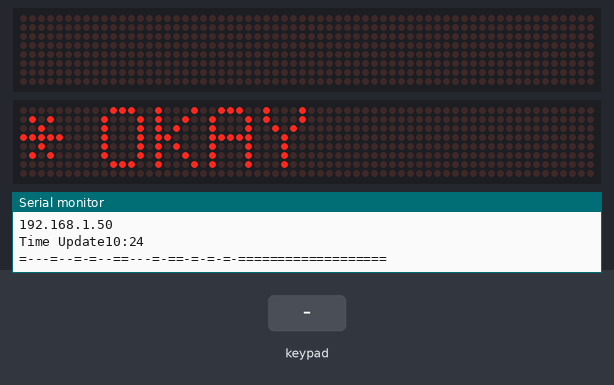
Simulated run of this sketch. Board: ESP32. Shown: 2 × 64×8 LED matrix, the last lines printed to the serial monitor. Inputs (shaded band) come from the test bench. WiFi joins after 1.5 s; servers stay silent unless stated; the local clock reads 2024-03-15 10:24:30 at power-on unless the sketch sets it.

Above: at 7.1 s.
7.2 s: keypad keys 2 6 2 5 3 3 * pressed 0.4 s apart
At 9.2 s:
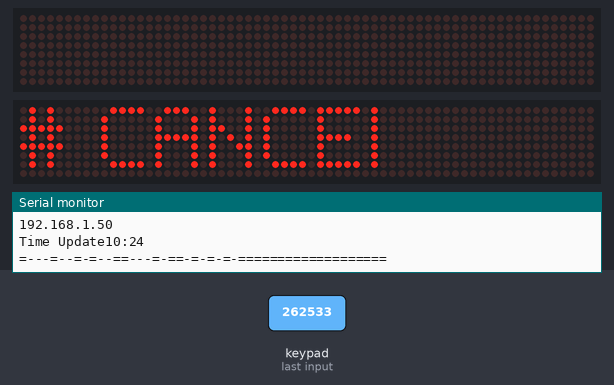
At 12.5 s:
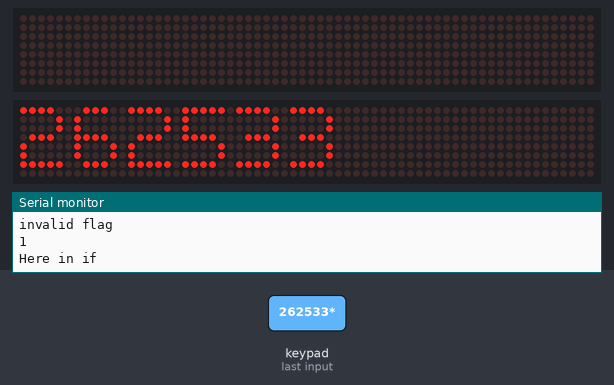
15.7 s: key '3' pressed
18.7 s: key '*' pressed
At 24.8 s:
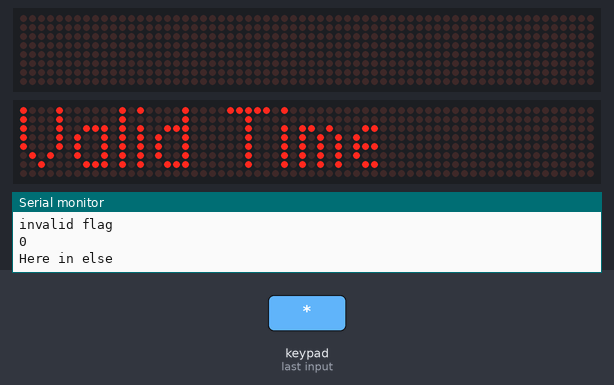
Timing chart, 0 to 26.3 s (numbered marks = the images above; inputs shaded):
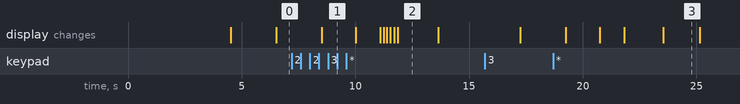

Measured:
- after the input at 18.7 s, the display: first differs from a run without the input after 4.8 s (image 3)
- what the display in image 2 shows lasts 1.7 s, from 11.9 s to 13.6 s

The sketch:

Max7219.ino
```cpp
#include <Timer.h>

// Header file includes
#include <WiFi.h>
#include <time.h>
#include <MD_Parola.h>
#include <SPI.h>
#include <Keypad.h>

#define ROW_NUM     4 // four rows
#define COLUMN_NUM  3 // three columns


char keys[ROW_NUM][COLUMN_NUM] = {
  {'1', '2', '3'},
  {'4', '5', '6'},
  {'7', '8', '9'},
  {'*', '0', '#'}
};


byte pin_rows[ROW_NUM] = {13, 12, 14, 27}; // GIOP18, GIOP5, GIOP17, GIOP16 connect to the row pins
byte pin_column[COLUMN_NUM] = {26, 25, 33};  // GIOP4, GIOP0, GIOP2 connect to the column pins

Keypad keypad = Keypad( makeKeymap(keys), pin_rows, pin_column, ROW_NUM, COLUMN_NUM );


#include "Font_Data.h"

#define HARDWARE_TYPE MD_MAX72XX::FC16_HW
#define MAX_DEVICES 8

#define CLK_PIN   18 // or SCK
#define DATA_PIN  19 // or MOSI
#define CS_PIN    5 // or SS

// Arbitrary output pins
MD_Parola P = MD_Parola(HARDWARE_TYPE, DATA_PIN, CLK_PIN, CS_PIN, MAX_DEVICES);
MD_Parola P1 = MD_Parola(HARDWARE_TYPE, DATA_PIN, CLK_PIN, CS_PIN, MAX_DEVICES);

#define SPEED_TIME  75
#define PAUSE_TIME  0
#define MAX_MESG  20

/**********  User Config Setting   ******************************/
char* ssid = "watch12345";
char* password = "watch12345";
//calculate your timezone in seconds,1 hour = 3600 seconds and 5.30Hrs = 19800
const int timezoneinSeconds = 19800;
/***************************************************************/
int dst = 0;
uint16_t  h, m, s;
uint8_t dow;
int  day;
uint8_t month;
String  year;
// Global variables
char szTime[9];    // mm:ss\0
char szsecond[4];    // ss
char szMesg[MAX_MESG+1] = "";

char msgDisp[14];
char TimeInp[14];

bool validity(){
  P1.displayAnimate();
delay(100);
  int h1=0,h2=0,m1=0,m2=0,s1=0,s2=0,hours=0,minutes=0,seconds=0;
   h1=(int)(TimeInp[0]);
   h1=h1-48;
   h2=(int)(TimeInp[1]);
   h2=h2-48;
   m1=(int)(TimeInp[2]);
  m1=m1-48;
   m2=(int)(TimeInp[3]);
   m2=m2-48;
   s1=(int)(TimeInp[4]);
  s1=s1-48;
   s2=(int)(TimeInp[5]);
   s2=s2-48;
hours=h1*10 +h2;
 minutes= m1*10+m2;
 seconds=s1*10+s2;

bool invalid=false;
Serial.println("hours ");
Serial.print(hours);
Serial.println("minutes ");
Serial.println(minutes);
Serial.print("Seconds .  ");
Serial.println(seconds);

invalid=hours<=12 && minutes<60 && seconds<60;
invalid=!invalid;
Serial.println("invalid flag");
Serial.println(invalid);

 if(invalid){
         Serial.println("Here in if ");
      P1.displayZoneText(0, "Invalid INP", PA_LEFT, SPEED_TIME,  PAUSE_TIME, PA_PRINT, PA_NO_EFFECT);
      delay(1500);
        return 0;
 }else{
             configTime(timezoneinSeconds, dst, "pool.ntp.org","time.nist.gov");

           Serial.println("Here in else");

        P1.displayZoneText(0, "Valid Time", PA_LEFT, SPEED_TIME,  PAUSE_TIME, PA_PRINT, PA_NO_EFFECT);

             delay(1500);


             return 1;
 }


}


void initialSetup(){
  int i=0,len=0;
  while(1){
        P1.displayAnimate();

    if(i==1000){
            P1.displayReset(0);
           P1.displayReset(1);
          i=0;
    }
    i++;

      strcpy(msgDisp,"* OKAY");
      P1.displayZoneText(0, msgDisp, PA_LEFT, SPEED_TIME,  PAUSE_TIME, PA_PRINT, PA_NO_EFFECT);
      delay(2000);
                  P1.displayReset(0);
           P1.displayReset(1);

        P1.displayAnimate();

      strcpy(msgDisp,"# CANCEL");
      P1.displayZoneText(0, msgDisp, PA_LEFT, SPEED_TIME,  PAUSE_TIME, PA_PRINT, PA_NO_EFFECT);
      delay(2000);
                  P1.displayReset(0);
           P1.displayReset(1);

        P1.displayAnimate();

      strcpy(msgDisp,"Set Time");
      P1.displayZoneText(0, msgDisp, PA_LEFT, SPEED_TIME,  PAUSE_TIME, PA_PRINT, PA_NO_EFFECT);
      delay(1500);
                  P1.displayReset(0);
           P1.displayReset(1);
        P1.displayAnimate();
int i=0;
delay(1000);
    memset(msgDisp,0,8);

      while(1){
              P1.displayAnimate();

      char key = keypad.getKey();

if (key) {

   if(len<7){
    if(key=='#'){
      if(len!=0){
        msgDisp[len-1]=' ';
        len--;
      }


    }
    else if(key=='*'){
      strcpy(TimeInp, msgDisp);
                        P1.displayReset(0);
           P1.displayReset(1);
      validity();
      return;
    }

    else{
          msgDisp[len++]=key;
    }

   }else{
    len=0;
    memset(msgDisp,0,8);
   }
    Serial.println(key);
        P1.displayReset(0);
    P1.displayReset(1);

      P1.displayZoneText(0, msgDisp, PA_LEFT, SPEED_TIME,  PAUSE_TIME, PA_PRINT, PA_NO_EFFECT);

          Serial.println("msgDisp is below dude");
          Serial.print(msgDisp);
  }


//    if(key=='#'){
//
//            P1.displayZoneText(0, msgDisp, PA_LEFT, SPEED_TIME,  PAUSE_TIME, PA_PRINT, PA_NO_EFFECT);
//                       P1.displayReset(0);
//           P1.displayReset(1);
//           if(len!=0){
//            len--;
//            msgDisp[len]=' ';
//            len--;
//            msgDisp[len]=' ';
//           }
//           P1.displayZoneText(0, msgDisp, PA_LEFT, SPEED_TIME,  PAUSE_TIME, PA_PRINT, PA_NO_EFFECT);
//
//      //return ;
//    }


      }


      strcpy(msgDisp,"End Time");
      P1.displayZoneText(0, msgDisp, PA_LEFT, SPEED_TIME,  PAUSE_TIME, PA_PRINT, PA_NO_EFFECT);
      delay(1000);
                  P1.displayReset(0);
           P1.displayReset(1);


  }
  return;
}

void getsec(char *psz)
{
  sprintf(psz, "%c%02d",':',s);
}

void getTime(char *psz, bool f = true)
{
  time_t now = time(nullptr);
  struct tm* p_tm = localtime(&now);
      h = p_tm->tm_hour;
      m = p_tm->tm_min;
      s = p_tm->tm_sec;
  sprintf(psz, "%02d%c%02d", h, (f ? ':' : ' '), m);
  Serial.println(psz);
}

void setup(void)
{
  Serial.begin(115200);
  delay(10);

  Serial.println();
  Serial.println();
  Serial.print("Connecting to ");
  Serial.println(ssid);

  WiFi.begin(ssid, password);

  while (WiFi.status() != WL_CONNECTED) {
      delay(500);
      Serial.print(".");
    }

  Serial.println("");
  Serial.println("WiFi connected");
  Serial.println("IP address: ");
  Serial.println(WiFi.localIP());
  delay(3000);
  WiFi.mode(WIFI_STA);
  getTimentp();

  P.begin(3);
  P1.begin(3);
  P.setInvert(false);
  P1.setInvert(false);

  P.setZone(0, 3, 4);
  P.setZone(1, 5, 7);
  P1.setZone(0,3,7);
 //P.setFont(0, numeric7Se);
 // P.setFont(1, numeric7Se);
  P.displayZoneText(0, szsecond, PA_LEFT, SPEED_TIME, 0, PA_PRINT, PA_NO_EFFECT);
  P.displayZoneText(1, szTime, PA_RIGHT, SPEED_TIME, PAUSE_TIME, PA_PRINT, PA_NO_EFFECT);


  getTime(szTime);
  Serial.println("=---=--=-=--==---=-==-=-=-=-=================== ");
}
int len=0;
int k =0;
void loop(void)
{
  static uint32_t lastTime = 0; // millis() memory
  static uint8_t  display = 0;  // current display mode
  static bool flasher = false;  // seconds passing flasher

    if(k==0){
      k=1;
  initialSetup();

    }


  int valid= validity();
    if (valid==1){
        P.displayAnimate();

      if (millis() - lastTime >= 1000)
  {
    lastTime = millis();


  //  getsec(szsecond);
    //getTime(szTime, flasher);
    flasher = !flasher;

    P.displayReset(0);
   // P1.displayReset(0);

    P.displayReset(1);
   // P1.displayReset(1);

  }

    }
    else{
     initialSetup();
    }


}

void getTimentp()
{
  configTime(timezoneinSeconds, dst, "pool.ntp.org","time.nist.gov");

  while(!time(nullptr)){
        delay(500);
        Serial.print(".");
  }
  Serial.print("Time Update");
}
```

Font_Data.h
```cpp
// Data file for user example user defined fonts
#ifndef FONTDATA_H
#define FONTDATA_H

MD_MAX72XX::fontType_t numeric7Seg[] PROGMEM =
{
  0,    // 0
  0,    // 1
  0,    // 2
  0,    // 3
  0,    // 4
  0,    // 5
  0,    // 6
  0,    // 7
  0,    // 8
  0,    // 9
  0,    // 10
  0,    // 11
  0,    // 12
  0,    // 13
  0,    // 14
  0,    // 15
  0,    // 16
  0,    // 17
  0,    // 18
  0,    // 19
  0,    // 20
  0,    // 21
  0,    // 22
  0,    // 23
  0,    // 24
  0,    // 25
  0,    // 26
  0,    // 27
  0,    // 28
  0,    // 29
  0,    // 30
  0,    // 31
  1, 0,   // 32 - 'Space'
  0,    // 33 - '!'
  0,    // 34 - '"'
  0,    // 35 - '#'
  0,    // 36 - '$'
  0,    // 37 - '%'
  0,    // 38 - '&'
  0,    // 39 - '''
  0,    // 40 - '('
  0,    // 41 - ')'
  0,    // 42 - '*'
  0,    // 43 - '+'
  0,    // 44 - ','
  0,    // 45 - '-'
  1, 64,    // 46 - '.'
  0,    // 47 - '/'
  3, 62, 34, 62,  // 48 - '0'
  3, 36, 62, 32,      // 49 - '1'
  3, 58, 42, 46,    // 50 - '2'
  3, 42, 42, 62,    // 51 - '3'
  3, 14, 8, 62,    // 52 - '4'
  3, 46, 42, 58,    // 53 - '5'
  3, 62, 42, 58,  // 54 - '6'
  3, 6, 2, 62,    // 55 - '7'
  3, 62, 42, 62,  // 56 - '8'
  3, 46, 42, 62,  // 57 - '9'
  1, 20,    // 58 - ':'
  0,    // 59 - ';'
  0,    // 60 - '<'
  0,    // 61 - '='
  0,    // 62 - '>'
  0,    // 63 - '?'
  0,    // 64 - '@'
  5, 127, 9, 9, 9, 127,   // 65 - 'A'
  5, 127, 73, 73, 73, 54,   // 66 - 'B'
  5, 127, 65, 65, 65, 65,   // 67 - 'C'
  5, 127, 65, 65, 65, 62,   // 68 - 'D'
  5, 127, 73, 73, 73, 73,   // 69 - 'E'
  5, 127, 9, 9, 9, 9,     // 70 - 'F'
  0,    // 71 - 'G'
  0,    // 72 - 'H'
  0,    // 73 - 'I'
  0,    // 74 - 'J'
  0,    // 75 - 'K'
  0,    // 76 - 'L'
  0,    // 77 - 'M'
  0,    // 78 - 'N'
  0,    // 79 - 'O'
  0,    // 80 - 'P'
  0,    // 81 - 'Q'
  0,    // 82 - 'R'
  0,    // 83 - 'S'
  0,    // 84 - 'T'
  0,    // 85 - 'U'
  0,    // 86 - 'V'
  0,    // 87 - 'W'
  0,    // 88 - 'X'
  0,    // 89 - 'Y'
  0,    // 90 - 'Z'
  0,    // 91 - '['
  0,    // 92 - '\'
  0,    // 93 - ']'
  0,    // 94 - '^'
  0,    // 95 - '_'
  0,    // 96 - '`'
  5, 127, 9, 9, 9, 127,   // 97 - 'a'
  5, 127, 73, 73, 73, 54,   // 98 - 'b'
  5, 127, 65, 65, 65, 65,   // 99 - 'c'
  5, 127, 65, 65, 65, 62,   // 100 - 'd'
  5, 127, 73, 73, 73, 73,   // 101 - 'e'
  5, 127, 9, 9, 9, 9,     // 102 - 'f'
  0,    // 103 - 'g'
  0,    // 104 - 'h'
  0,    // 105 - 'i'
  0,    // 106 - 'j'
  0,    // 107 - 'k'
  0,    // 108 - 'l'
  0,    // 109 - 'm'
  0,    // 110 - 'n'
  0,    // 111 - 'o'
  0,    // 112 - 'p'
  0,    // 113 - 'q'
  0,    // 114 - 'r'
  0,    // 115 - 's'
  0,    // 116 - 't'
  0,    // 117 - 'u'
  0,    // 118 - 'v'
  0,    // 119 - 'w'
  0,    // 120 - 'x'
  0,    // 121 - 'y'
  0,    // 122 - 'z'
  0,    // 123 - '{'
  1, 127,   // 124 - '|'
  0,    // 125
  0,    // 126
  0,    // 127
  0,    // 128
  0,    // 129
  0,    // 130
  0,    // 131
  0,    // 132
  0,    // 133
  0,    // 134
  0,    // 135
  0,    // 136
  0,    // 137
  0,    // 138
  0,    // 139
  0,    // 140
  0,    // 141
  0,    // 142
  0,    // 143
  0,    // 144
  0,    // 145
  0,    // 146
  0,    // 147
  0,    // 148
  0,    // 149
  0,    // 150
  0,    // 151
  0,    // 152
  0,    // 153
  0,    // 154
  0,    // 155
  0,    // 156
  0,    // 157
  0,    // 158
  0,    // 159
  0,    // 160
  0,    // 161
  0,    // 162
  0,    // 163
  0,    // 164
  0,    // 165
  0,    // 166
  0,    // 167
  0,    // 168
  0,    // 169
  0,    // 170
  0,    // 171
  0,    // 172
  0,    // 173
  0,    // 174
  0,    // 175
  0,    // 176
  0,    // 177
  0,    // 178
  0,    // 179
  0,    // 180
  0,    // 181
  0,    // 182
  0,    // 183
  0,    // 184
  0,    // 185
  0,    // 186
  0,    // 187
  0,    // 188
  0,    // 189
  0,    // 190
  0,    // 191
  0,    // 192
  0,    // 193
  0,    // 194
  0,    // 195
  0,    // 196
  0,    // 197
  0,    // 198
  0,    // 199
  0,    // 200
  0,    // 201
  0,    // 202
  0,    // 203
  0,    // 204
  0,    // 205
  0,    // 206
  0,    // 207
  0,    // 208
  0,    // 209
  0,    // 210
  0,    // 211
  0,    // 212
  0,    // 213
  0,    // 214
  0,    // 215
  0,    // 216
  0,    // 217
  0,    // 218
  0,    // 219
  0,    // 220
  0,    // 221
  0,    // 222
  0,    // 223
  0,    // 224
  0,    // 225
  0,    // 226
  0,    // 227
  0,    // 228
  0,    // 229
  0,    // 230
  0,    // 231
  0,    // 232
  0,    // 233
  0,    // 234
  0,    // 235
  0,    // 236
  0,    // 237
  0,    // 238
  0,    // 239
  0,    // 240
  0,    // 241
  0,    // 242
  0,    // 243
  0,    // 244
  0,    // 245
  0,    // 246
  0,    // 247
  0,    // 248
  0,    // 249
  0,    // 250
  0,    // 251
  0,    // 252
  0,    // 253
  0,    // 254
  0,    // 255
};

MD_MAX72XX::fontType_t numeric7Se[] PROGMEM =
{
  0,    // 0
  0,    // 1
  0,    // 2
  0,    // 3
  0,    // 4
  0,    // 5
  0,    // 6
  0,    // 7
  0,    // 8
  0,    // 9
  0,    // 10
  0,    // 11
  0,    // 12
  0,    // 13
  0,    // 14
  0,    // 15
  0,    // 16
  0,    // 17
  0,    // 18
  0,    // 19
  0,    // 20
  0,    // 21
  0,    // 22
  0,    // 23
  0,    // 24
  0,    // 25
  0,    // 26
  0,    // 27
  0,    // 28
  0,    // 29
  0,    // 30
  0,    // 31
  1, 0,   // 32 - 'Space'
  0,    // 33 - '!'
  0,    // 34 - '"'
  0,    // 35 - '#'
  0,    // 36 - '$'
  0,    // 37 - '%'
  0,    // 38 - '&'
  0,    // 39 - '''
  0,    // 40 - '('
  0,    // 41 - ')'
  0,    // 42 - '*'
  0,    // 43 - '+'
  0,    // 44 - ','
  0,    // 45 - '-'
  1, 64,    // 46 - '.'
  0,    // 47 - '/'
  4, 127, 65, 65, 127,  // 48 - '0'
  4, 0, 66, 127, 64,     // 49 - '1'
  4, 121, 73, 73, 79,   // 50 - '2'
  4, 99, 73, 73, 119,   // 51 - '3'
  4, 15, 8, 8, 127,    // 52 - '4'
  4, 79, 73, 73, 121,   // 53 - '5'
  4, 127, 73, 73, 121,  // 54 - '6'
  4, 3, 1, 125, 3,     // 55 - '7'
  4, 119, 73, 73, 119,  // 56 - '8'
  4, 79, 73, 73, 127,   // 57 - '9'
  1, 20,    // 58 - ':'
  0,    // 59 - ';'
  0,    // 60 - '<'
  0,    // 61 - '='
  0,    // 62 - '>'
  0,    // 63 - '?'
  0,    // 64 - '@'
  5, 127, 9, 9, 9, 127,   // 65 - 'A'
  5, 127, 73, 73, 73, 54,   // 66 - 'B'
  5, 127, 65, 65, 65, 65,   // 67 - 'C'
  5, 127, 65, 65, 65, 62,   // 68 - 'D'
  5, 127, 73, 73, 73, 73,   // 69 - 'E'
  5, 127, 9, 9, 9, 9,     // 70 - 'F'
  0,    // 71 - 'G'
  0,    // 72 - 'H'
  0,    // 73 - 'I'
  0,    // 74 - 'J'
  0,    // 75 - 'K'
  0,    // 76 - 'L'
  0,    // 77 - 'M'
  0,    // 78 - 'N'
  0,    // 79 - 'O'
  0,    // 80 - 'P'
  0,    // 81 - 'Q'
  0,    // 82 - 'R'
  0,    // 83 - 'S'
  0,    // 84 - 'T'
  0,    // 85 - 'U'
  0,    // 86 - 'V'
  0,    // 87 - 'W'
  0,    // 88 - 'X'
  0,    // 89 - 'Y'
  0,    // 90 - 'Z'
  0,    // 91 - '['
  0,    // 92 - '\'
  0,    // 93 - ']'
  0,    // 94 - '^'
  0,    // 95 - '_'
  0,    // 96 - '`'
  5, 127, 9, 9, 9, 127,   // 97 - 'a'
  5, 127, 73, 73, 73, 54,   // 98 - 'b'
  5, 127, 65, 65, 65, 65,   // 99 - 'c'
  5, 127, 65, 65, 65, 62,   // 100 - 'd'
  5, 127, 73, 73, 73, 73,   // 101 - 'e'
  5, 127, 9, 9, 9, 9,     // 102 - 'f'
  0,    // 103 - 'g'
  0,    // 104 - 'h'
  0,    // 105 - 'i'
  0,    // 106 - 'j'
  0,    // 107 - 'k'
  0,    // 108 - 'l'
  0,    // 109 - 'm'
  0,    // 110 - 'n'
  0,    // 111 - 'o'
  0,    // 112 - 'p'
  0,    // 113 - 'q'
  0,    // 114 - 'r'
  0,    // 115 - 's'
  0,    // 116 - 't'
  0,    // 117 - 'u'
  0,    // 118 - 'v'
  0,    // 119 - 'w'
  0,    // 120 - 'x'
  0,    // 121 - 'y'
  0,    // 122 - 'z'
  0,    // 123 - '{'
  1, 127,   // 124 - '|'
  0,    // 125
  0,    // 126
  0,    // 127
  0,    // 128
  0,    // 129
  0,    // 130
  0,    // 131
  0,    // 132
  0,    // 133
  0,    // 134
  0,    // 135
  0,    // 136
  0,    // 137
  0,    // 138
  0,    // 139
  0,    // 140
  0,    // 141
  0,    // 142
  0,    // 143
  0,    // 144
  0,    // 145
  0,    // 146
  0,    // 147
  0,    // 148
  0,    // 149
  0,    // 150
  0,    // 151
  0,    // 152
  0,    // 153
  0,    // 154
  0,    // 155
  0,    // 156
  0,    // 157
  0,    // 158
  0,    // 159
  0,    // 160
  0,    // 161
  0,    // 162
  0,    // 163
  0,    // 164
  0,    // 165
  0,    // 166
  0,    // 167
  0,    // 168
  0,    // 169
  0,    // 170
  0,    // 171
  0,    // 172
  0,    // 173
  0,    // 174
  0,    // 175
  0,    // 176
  0,    // 177
  0,    // 178
  0,    // 179
  0,    // 180
  0,    // 181
  0,    // 182
  0,    // 183
  0,    // 184
  0,    // 185
  0,    // 186
  0,    // 187
  0,    // 188
  0,    // 189
  0,    // 190
  0,    // 191
  0,    // 192
  0,    // 193
  0,    // 194
  0,    // 195
  0,    // 196
  0,    // 197
  0,    // 198
  0,    // 199
  0,    // 200
  0,    // 201
  0,    // 202
  0,    // 203
  0,    // 204
  0,    // 205
  0,    // 206
  0,    // 207
  0,    // 208
  0,    // 209
  0,    // 210
  0,    // 211
  0,    // 212
  0,    // 213
  0,    // 214
  0,    // 215
  0,    // 216
  0,    // 217
  0,    // 218
  0,    // 219
  0,    // 220
  0,    // 221
  0,    // 222
  0,    // 223
  0,    // 224
  0,    // 225
  0,    // 226
  0,    // 227
  0,    // 228
  0,    // 229
  0,    // 230
  0,    // 231
  0,    // 232
  0,    // 233
  0,    // 234
  0,    // 235
  0,    // 236
  0,    // 237
  0,    // 238
  0,    // 239
  0,    // 240
  0,    // 241
  0,    // 242
  0,    // 243
  0,    // 244
  0,    // 245
  0,    // 246
  0,    // 247
  0,    // 248
  0,    // 249
  0,    // 250
  0,    // 251
  0,    // 252
  0,    // 253
  0,    // 254
  0,    // 255
};
#endif
```
